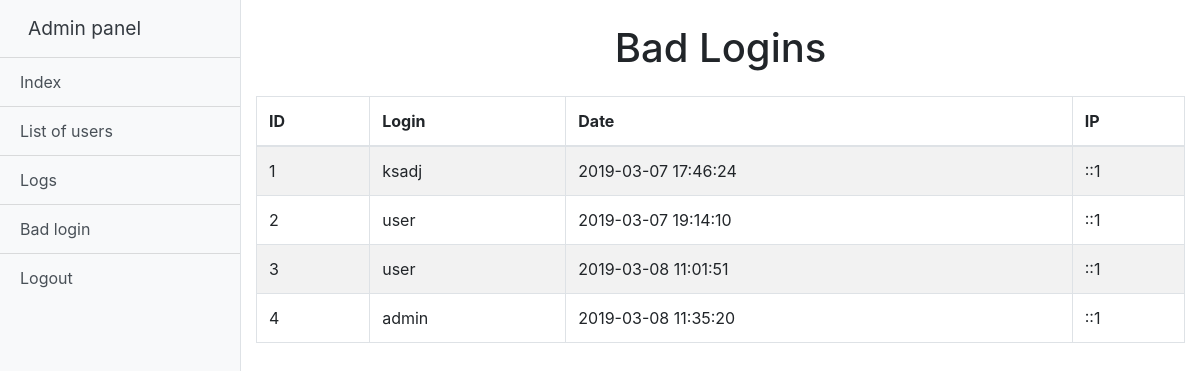
The page /adminPanel.php?action=badlogin (signed in) on the database as committed earlier.
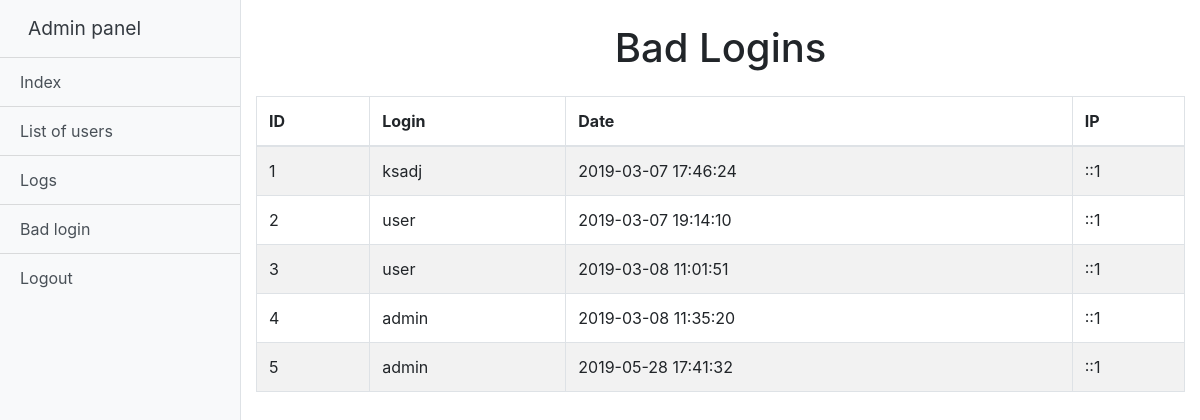
The same page on the database as committed later.
### tables this page shows
CREATE TABLE "badLogin" (
	`ID`	INTEGER NOT NULL PRIMARY KEY AUTOINCREMENT,
	`login`	TEXT NOT NULL,
	`date`	TEXT NOT NULL,
	`ip`	TEXT NOT NULL
);

### badLogin.php (the view, shortened to what this page needs)
<?php
  if (isset($_SESSION["id"])) {
    $id = $_SESSION["id"];
    try {
      $db = new PDO("sqlite:database.sqlite");
    } catch (PDOException $e) {
      echo "Error!".$e->getMessage();
    }
      $query = "SELECT * FROM users WHERE ID = $id AND perm = 'admin'";
      $result = $db->query($query);
      if ($result === false) {
        header("Location: index.php");
      } else {
        $rows = $result->fetch();
        if ($rows != false) {
?>
<div class="container-fluid mt-4">
  <h1 class="text-center">Bad Logins</h1>
  <table class="table-striped table table-bordered mt-4">
    <thead>
      <tr>
        <th>ID</th>
        <th>Login</th>
        <th>Date</th>
        <th>IP</th>
      </tr>
    </thead>
    <tbody>
      <?php
        try {
          $conn = new PDO("sqlite:database.sqlite");
          $sql = "SELECT * FROM badLogin";
          $result = $conn->query($sql);
          if ($result === false) {
            echo "<SCRIPT type='text/javascript'>
            alert('Error!!!');
              window.location.replace(\"adminPanel.php\");
            </SCRIPT>";
          } else {
            foreach ($result as $value) {
              echo "<tr>";
              echo "<td>".$value["ID"]."</td>";
              echo "<td>".$value["login"]."</td>";
              echo "<td>".$value["date"]."</td>";
              echo "<td>".$value["ip"]."</td>";
              echo "</tr>";
            }
          }
        } catch (PDOException $e) {
          echo "Error!".$e->getMessage();
        }
      ?>
    </tbody>
  </table>
</div>
<?php
} else {
  header("Location: index.php");
}
  }
} else {
  header("Location: index.php");
}
?>

### adminPanel.php (shortened to what this page needs)
<?php session_start();
  if (isset($_SESSION["id"])) {
    $id = $_SESSION["id"];
    try {
      $db = new PDO("sqlite:database.sqlite");
    } catch (PDOException $e) {
      echo "Error!".$e->getMessage();
    }
      $query = "SELECT * FROM users WHERE ID = $id AND perm = 'admin'";
      $result = $db->query($query);
      if ($result === false) {
        header("Location: index.php");
      } else {
        $rows = $result->fetch();
        if ($rows != false) {
?>
<!DOCTYPE html>
<html>
  <head>
    <link rel="stylesheet" href="./css/bootstrap.min.css">
    <link rel="stylesheet" href="./css/sidebar.css">
  </head>
  <body>
    <div class="d-flex">
    <div class="bg-light border-right" id="sidebar-wrapper">
      <div class="sidebar-heading"><a class="p-2 text-dark" href="adminPanel.php">Admin panel</a></div>
      <div class="list-group list-group-flush">
        <a class="list-group-item list-group-item-action bg-light" href="index.php">Index</a>
      </div>
      <div class="list-group list-group-flush">
        <a class="list-group-item list-group-item-action bg-light" href="adminPanel.php?action=users">List of users</a>
      </div>
      <div class="list-group list-group-flush">
        <a class="list-group-item list-group-item-action bg-light" href="adminPanel.php?action=log">Logs</a>
      </div>
      <div class="list-group list-group-flush">
        <a class="list-group-item list-group-item-action bg-light" href="adminPanel.php?action=badlogin">Bad login</a>
      </div>
      <div class="list-group list-group-flush">
        <a class="list-group-item list-group-item-action bg-light" href="logout.php">Logout</a>
      </div>
    </div>
    <div id="page-content-wrapper">
      <?php
        if (isset($_GET["action"])) {
          if ($_GET["action"] == 'users') {
            include 'usersList.php';
          } elseif ($_GET["action"] == 'log') {
            include 'logsList.php';
          } elseif ($_GET["action"] == 'badlogin') {
            include 'badLogin.php';
          }
        } else {
          include 'logsList.php';
        }
      ?>
    </div>
  </div>
  </body>
</html>
<?php
} else {
  header("Location: index.php");
}
  }
} else {
  header("Location: index.php");
}
?>

### css/sidebar.css (style rules this page uses)
body { overflow-x: hidden; }
#sidebar-wrapper { min-height: 100vh; margin-left: -15rem; -webkit-transition: margin .25s ease-out; -moz-transition: margin .25s ease-out; -o-transition: margin .25s ease-out; transition: margin .25s ease-out; }
#sidebar-wrapper .sidebar-heading { padding: 0.875rem 1.25rem; font-size: 1.2rem; }
#sidebar-wrapper .list-group { width: 15rem; }
#page-content-wrapper { min-width: 100vw; }
@media (min-width: 768px) { #sidebar-wrapper { margin-left: 0; } }
@media (min-width: 768px) { #page-content-wrapper { min-width: 0; width: 100%; } }

Rows that differ between the two databases and show on the page:
added badlogin: ID "5", login "admin", date "2019-05-28 17:41:32", ip "::1"
